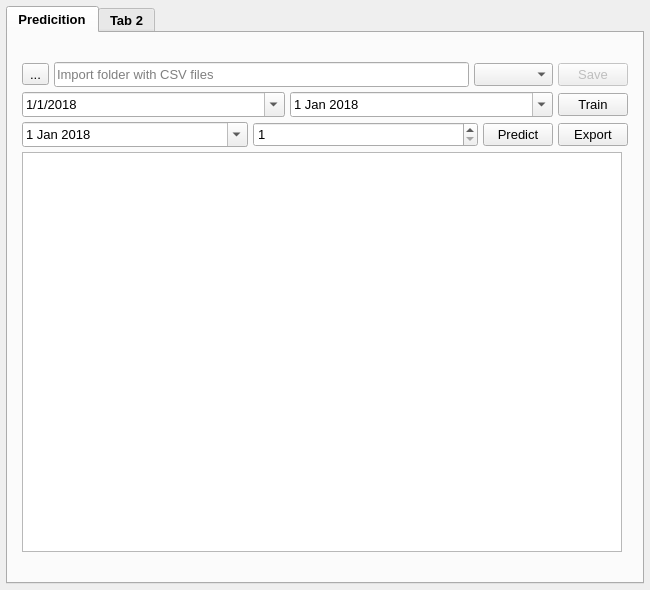
<?xml version="1.0" encoding="UTF-8"?>
<ui version="4.0">
 <class>MainWindow</class>
 <widget class="QMainWindow" name="MainWindow">
  <property name="geometry">
   <rect>
    <x>0</x>
    <y>0</y>
    <width>650</width>
    <height>590</height>
   </rect>
  </property>
  <property name="windowTitle">
   <string>MainWindow</string>
  </property>
  <widget class="QWidget" name="centralwidget">
   <layout class="QGridLayout" name="gridLayout">
    <property name="leftMargin">
     <number>6</number>
    </property>
    <property name="topMargin">
     <number>6</number>
    </property>
    <property name="rightMargin">
     <number>6</number>
    </property>
    <property name="bottomMargin">
     <number>6</number>
    </property>
    <property name="spacing">
     <number>6</number>
    </property>
    <item row="0" column="0">
     <widget class="QTabWidget" name="tabWidget">
      <property name="font">
       <font>
        <pointsize>10</pointsize>
        <weight>75</weight>
        <bold>true</bold>
       </font>
      </property>
      <property name="currentIndex">
       <number>0</number>
      </property>
      <widget class="QWidget" name="prediction">
       <property name="font">
        <font>
         <pointsize>10</pointsize>
         <weight>50</weight>
         <bold>false</bold>
        </font>
       </property>
       <attribute name="title">
        <string>Predicition</string>
       </attribute>
       <layout class="QGridLayout" name="gridLayout_2">
        <item row="0" column="0">
         <layout class="QVBoxLayout" name="verticalLayout">
          <property name="spacing">
           <number>5</number>
          </property>
          <property name="leftMargin">
           <number>5</number>
          </property>
          <property name="topMargin">
           <number>5</number>
          </property>
          <property name="rightMargin">
           <number>5</number>
          </property>
          <property name="bottomMargin">
           <number>5</number>
          </property>
          <item>
           <layout class="QHBoxLayout" name="horizontalLayout">
            <item>
             <widget class="QToolButton" name="csv_btn">
              <property name="minimumSize">
               <size>
                <width>20</width>
                <height>20</height>
               </size>
              </property>
              <property name="font">
               <font>
                <pointsize>10</pointsize>
               </font>
              </property>
              <property name="text">
               <string>...</string>
              </property>
             </widget>
            </item>
            <item>
             <widget class="QLineEdit" name="csv_line_edit">
              <property name="minimumSize">
               <size>
                <width>0</width>
                <height>25</height>
               </size>
              </property>
              <property name="font">
               <font>
                <pointsize>10</pointsize>
               </font>
              </property>
              <property name="readOnly">
               <bool>true</bool>
              </property>
              <property name="placeholderText">
               <string>Import folder with CSV files</string>
              </property>
             </widget>
            </item>
            <item>
             <widget class="QComboBox" name="sqlite_mode"/>
            </item>
            <item>
             <widget class="QPushButton" name="save_csv_btn">
              <property name="enabled">
               <bool>false</bool>
              </property>
              <property name="minimumSize">
               <size>
                <width>20</width>
                <height>0</height>
               </size>
              </property>
              <property name="maximumSize">
               <size>
                <width>70</width>
                <height>16777215</height>
               </size>
              </property>
              <property name="font">
               <font>
                <pointsize>10</pointsize>
               </font>
              </property>
              <property name="text">
               <string>Save</string>
              </property>
             </widget>
            </item>
           </layout>
          </item>
          <item>
           <layout class="QHBoxLayout" name="horizontalLayout_2">
            <item>
             <widget class="QDateEdit" name="from_date_edit">
              <property name="enabled">
               <bool>true</bool>
              </property>
              <property name="minimumSize">
               <size>
                <width>0</width>
                <height>25</height>
               </size>
              </property>
              <property name="font">
               <font>
                <pointsize>10</pointsize>
               </font>
              </property>
              <property name="dateTime">
               <datetime>
                <hour>0</hour>
                <minute>0</minute>
                <second>0</second>
                <year>2018</year>
                <month>1</month>
                <day>1</day>
               </datetime>
              </property>
              <property name="maximumDateTime">
               <datetime>
                <hour>23</hour>
                <minute>59</minute>
                <second>59</second>
                <year>2021</year>
                <month>9</month>
                <day>6</day>
               </datetime>
              </property>
              <property name="maximumDate">
               <date>
                <year>2021</year>
                <month>9</month>
                <day>6</day>
               </date>
              </property>
              <property name="minimumDate">
               <date>
                <year>2018</year>
                <month>1</month>
                <day>1</day>
               </date>
              </property>
              <property name="displayFormat">
               <string>d/M/yyyy</string>
              </property>
              <property name="calendarPopup">
               <bool>true</bool>
              </property>
              <property name="timeSpec">
               <enum>Qt::LocalTime</enum>
              </property>
             </widget>
            </item>
            <item>
             <widget class="QDateEdit" name="to_date_edit">
              <property name="enabled">
               <bool>true</bool>
              </property>
              <property name="minimumSize">
               <size>
                <width>0</width>
                <height>25</height>
               </size>
              </property>
              <property name="font">
               <font>
                <pointsize>10</pointsize>
               </font>
              </property>
              <property name="maximumDate">
               <date>
                <year>2021</year>
                <month>9</month>
                <day>6</day>
               </date>
              </property>
              <property name="minimumDate">
               <date>
                <year>2018</year>
                <month>1</month>
                <day>1</day>
               </date>
              </property>
              <property name="calendarPopup">
               <bool>true</bool>
              </property>
             </widget>
            </item>
            <item>
             <widget class="QPushButton" name="train_btn">
              <property name="enabled">
               <bool>true</bool>
              </property>
              <property name="minimumSize">
               <size>
                <width>20</width>
                <height>0</height>
               </size>
              </property>
              <property name="maximumSize">
               <size>
                <width>70</width>
                <height>16777215</height>
               </size>
              </property>
              <property name="font">
               <font>
                <pointsize>10</pointsize>
               </font>
              </property>
              <property name="text">
               <string>Train</string>
              </property>
             </widget>
            </item>
           </layout>
          </item>
          <item>
           <layout class="QHBoxLayout" name="horizontalLayout_3">
            <item>
             <widget class="QDateEdit" name="predict_date">
              <property name="minimumSize">
               <size>
                <width>0</width>
                <height>25</height>
               </size>
              </property>
              <property name="font">
               <font>
                <pointsize>10</pointsize>
               </font>
              </property>
              <property name="dateTime">
               <datetime>
                <hour>12</hour>
                <minute>0</minute>
                <second>0</second>
                <year>2018</year>
                <month>1</month>
                <day>1</day>
               </datetime>
              </property>
              <property name="maximumDateTime">
               <datetime>
                <hour>23</hour>
                <minute>0</minute>
                <second>0</second>
                <year>2021</year>
                <month>9</month>
                <day>13</day>
               </datetime>
              </property>
              <property name="maximumDate">
               <date>
                <year>2021</year>
                <month>9</month>
                <day>13</day>
               </date>
              </property>
              <property name="minimumDate">
               <date>
                <year>2018</year>
                <month>1</month>
                <day>1</day>
               </date>
              </property>
              <property name="maximumTime">
               <time>
                <hour>23</hour>
                <minute>0</minute>
                <second>0</second>
               </time>
              </property>
              <property name="minimumTime">
               <time>
                <hour>12</hour>
                <minute>0</minute>
                <second>0</second>
               </time>
              </property>
              <property name="calendarPopup">
               <bool>true</bool>
              </property>
             </widget>
            </item>
            <item>
             <widget class="QSpinBox" name="predict_days_num">
              <property name="minimumSize">
               <size>
                <width>0</width>
                <height>25</height>
               </size>
              </property>
              <property name="font">
               <font>
                <pointsize>10</pointsize>
               </font>
              </property>
              <property name="minimum">
               <number>1</number>
              </property>
              <property name="maximum">
               <number>7</number>
              </property>
             </widget>
            </item>
            <item>
             <widget class="QPushButton" name="predict_btn">
              <property name="minimumSize">
               <size>
                <width>20</width>
                <height>0</height>
               </size>
              </property>
              <property name="maximumSize">
               <size>
                <width>70</width>
                <height>16777215</height>
               </size>
              </property>
              <property name="font">
               <font>
                <pointsize>10</pointsize>
               </font>
              </property>
              <property name="text">
               <string>Predict</string>
              </property>
             </widget>
            </item>
            <item>
             <widget class="QPushButton" name="export_btn">
              <property name="minimumSize">
               <size>
                <width>20</width>
                <height>0</height>
               </size>
              </property>
              <property name="maximumSize">
               <size>
                <width>70</width>
                <height>16777215</height>
               </size>
              </property>
              <property name="text">
               <string>Export</string>
              </property>
             </widget>
            </item>
           </layout>
          </item>
          <item>
           <widget class="QTableWidget" name="table">
            <property name="minimumSize">
             <size>
              <width>600</width>
              <height>400</height>
             </size>
            </property>
            <property name="maximumSize">
             <size>
              <width>600</width>
              <height>400</height>
             </size>
            </property>
            <property name="sizeAdjustPolicy">
             <enum>QAbstractScrollArea::AdjustToContents</enum>
            </property>
           </widget>
          </item>
         </layout>
        </item>
       </layout>
      </widget>
      <widget class="QWidget" name="tab_2">
       <attribute name="title">
        <string>Tab 2</string>
       </attribute>
      </widget>
     </widget>
    </item>
   </layout>
  </widget>
 </widget>
 <resources/>
 <connections/>
</ui>
